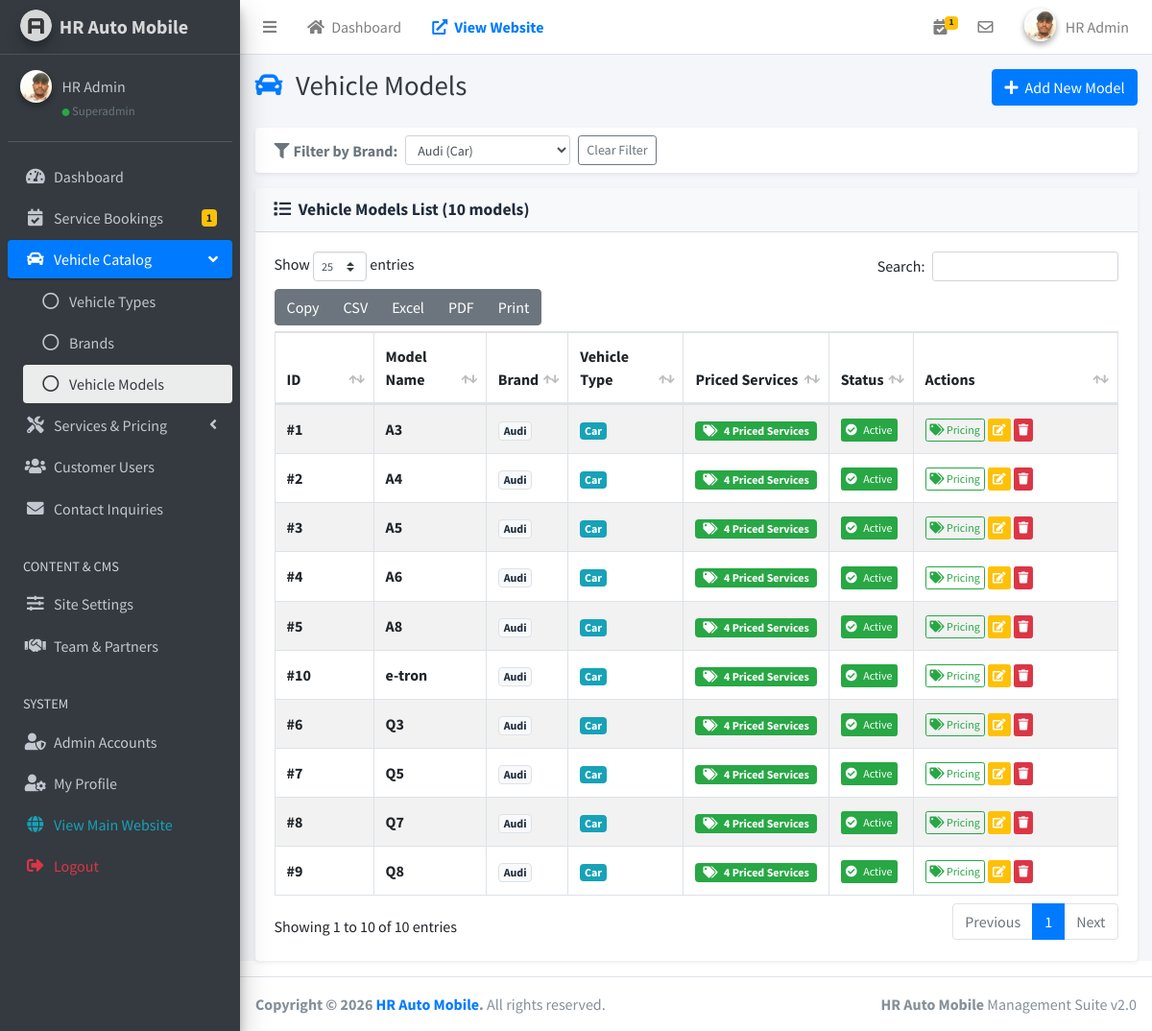
/admin/models.php?brand_id=1 (signed in), run on the app's committed database.
### tables this page shows
CREATE TABLE `models` (
  `id` int(10) unsigned NOT NULL AUTO_INCREMENT,
  `brand_id` int(10) unsigned NOT NULL,
  `name` varchar(100) NOT NULL,
  `status` tinyint(1) DEFAULT 1,
  `created_at` timestamp NOT NULL DEFAULT current_timestamp(),
  PRIMARY KEY (`id`),
  KEY `brand_id` (`brand_id`),
  CONSTRAINT `models_ibfk_1` FOREIGN KEY (`brand_id`) REFERENCES `brands` (`id`) ON DELETE CASCADE
);

CREATE TABLE `brands` (
  `id` int(10) unsigned NOT NULL AUTO_INCREMENT,
  `vehicle_type_id` int(10) unsigned NOT NULL,
  `name` varchar(100) NOT NULL,
  `status` tinyint(1) DEFAULT 1,
  `created_at` timestamp NOT NULL DEFAULT current_timestamp(),
  PRIMARY KEY (`id`),
  KEY `vehicle_type_id` (`vehicle_type_id`),
  CONSTRAINT `brands_ibfk_1` FOREIGN KEY (`vehicle_type_id`) REFERENCES `vehicle_types` (`id`) ON DELETE CASCADE
);

CREATE TABLE `vehicle_types` (
  `id` int(10) unsigned NOT NULL AUTO_INCREMENT,
  `name` varchar(50) NOT NULL,
  `icon` varchar(50) DEFAULT NULL,
  `status` tinyint(1) DEFAULT 1,
  `created_at` timestamp NOT NULL DEFAULT current_timestamp(),
  PRIMARY KEY (`id`)
);

### admin/models.php (the view, shortened to what this page needs)
<?php
require_once __DIR__ . '/includes/auth.php';
$filterBrandId = filter_input(INPUT_GET, 'brand_id', FILTER_VALIDATE_INT);
$sql = "
    SELECT
        m.*,
        br.name AS brand_name,
        vt.name AS vehicle_type_name,
        COUNT(ms.id) AS pricing_count
    FROM models m
    JOIN brands br ON m.brand_id = br.id
    JOIN vehicle_types vt ON br.vehicle_type_id = vt.id
    LEFT JOIN model_services ms ON ms.model_id = m.id AND ms.status = 1
    WHERE 1=1
";
$params = [];
if ($filterBrandId) {
    $sql .= " AND m.brand_id = :brand_id";
    $params['brand_id'] = $filterBrandId;
}
$sql .= " GROUP BY m.id ORDER BY br.name ASC, m.name ASC";
$stmt = $pdo->prepare($sql);
$stmt->execute($params);
$models = $stmt->fetchAll();
$allBrands = $pdo->query("
    SELECT br.id, br.name, vt.name AS type_name
    FROM brands br
    JOIN vehicle_types vt ON br.vehicle_type_id = vt.id
    ORDER BY br.name ASC
")->fetchAll();
require_once __DIR__ . '/includes/header.php';
require_once __DIR__ . '/includes/sidebar.php';
?>
<div class="content-wrapper">
    <div class="content-header">
        <div class="container-fluid">
            <div class="row mb-2">
                <div class="col-sm-6">
                    <h1 class="m-0 text-dark"><i class="fas fa-car mr-2 text-primary"></i> Vehicle Models</h1>
                </div>
                <div class="col-sm-6 text-right">
                    <button type="button" class="btn btn-primary" data-toggle="modal" data-target="#addModelModal">
                        <i class="fas fa-plus mr-1"></i> Add New Model
                    </button>
                </div>
            </div>
        </div>
    </div>
    <section class="content">
        <div class="container-fluid">
            <div class="card card-outline card-primary shadow-sm mb-3">
                <div class="card-body py-2">
                    <form method="GET" class="form-inline">
                        <label class="mr-2 text-muted font-weight-bold"><i class="fas fa-filter mr-1"></i> Filter by Brand:</label>
                        <select name="brand_id" class="form-control form-control-sm mr-2" onchange="this.form.submit()">
                            <?php foreach ($allBrands as $b): ?>
                                <option value="<?= $b['id'] ?>" <?= ($filterBrandId == $b['id']) ? 'selected' : '' ?>>
                                    <?= htmlspecialchars($b['name'] . ' (' . $b['type_name'] . ')') ?>
                                </option>
                            <?php endforeach; ?>
                        </select>
                        <?php if ($filterBrandId): ?>
                            <a href="models.php" class="btn btn-sm btn-outline-secondary">Clear Filter</a>
                        <?php endif; ?>
                    </form>
                </div>
            </div>
            <div class="card shadow-sm">
                <div class="card-header bg-light">
                    <h3 class="card-title font-weight-bold"><i class="fas fa-list mr-1"></i> Vehicle Models List (<?= count($models) ?> models)</h3>
                </div>
                <div class="card-body">
                    <table class="table table-bordered table-striped table-hover datatable-buttons">
                        <thead>
                            <tr>
                                <th style="width: 60px;">ID</th>
                                <th>Model Name</th>
                                <th>Brand</th>
                                <th>Vehicle Type</th>
                                <th>Priced Services</th>
                                <th>Status</th>
                                <th style="width: 170px;">Actions</th>
                            </tr>
                        </thead>
                        <tbody>
                            <?php foreach ($models as $m): ?>
                                <tr>
                                    <td><strong>#<?= $m['id'] ?></strong></td>
                                    <td><strong><?= htmlspecialchars($m['name']) ?></strong></td>
                                    <td>
                                        <span class="badge badge-light border">
                                            <?= htmlspecialchars($m['brand_name']) ?>
                                        </span>
                                    </td>
                                    <td>
                                        <span class="badge badge-info"><?= htmlspecialchars($m['vehicle_type_name']) ?></span>
                                    </td>
                                    <td>
                                        <a href="model_pricing.php?model_id=<?= $m['id'] ?>" class="badge badge-success px-2 py-1" title="View Service Pricing Matrix">
                                            <i class="fas fa-tags mr-1"></i> <?= $m['pricing_count'] ?> Priced Services
                                        </a>
                                    </td>
                                    <td>
                                        <form method="POST" style="display:inline-block;">
                                            <button type="submit" class="btn btn-xs btn-<?= ($m['status'] == 1) ? 'success' : 'secondary' ?>">
                                                <i class="fas fa-<?= ($m['status'] == 1) ? 'check-circle' : 'times-circle' ?> mr-1"></i>
                                                <?= ($m['status'] == 1) ? 'Active' : 'Inactive' ?>
                                            </button>
                                        </form>
                                    </td>
                                    <td>
                                        <a href="model_pricing.php?model_id=<?= $m['id'] ?>" class="btn btn-xs btn-outline-success" title="Configure Pricing">
                                            <i class="fas fa-tags"></i> Pricing
                                        </a>
                                        <button type="button" class="btn btn-xs btn-warning text-white" onclick='editModel(<?= json_encode($m) ?>)' title="Edit Model">
                                            <i class="fas fa-edit"></i>
                                        </button>
                                        <form method="POST" style="display:inline-block;" onsubmit="return confirmAction(event, 'Are you sure you want to delete model \'<?= htmlspecialchars($m['name']) ?>\'?')">
                                            <button type="submit" class="btn btn-xs btn-danger" title="Delete Model">
                                                <i class="fas fa-trash"></i>
                                            </button>
                                        </form>
                                    </td>
                                </tr>
                            <?php endforeach; ?>
                        </tbody>
                    </table>
                </div>
            </div>
        </div>
    </section>
</div>
<?php require_once __DIR__ . '/includes/footer.php'; ?>

### admin/includes/header.php (style rules this page uses)
.table td, .table th { vertical-align: middle; }

### data on the page
models: id "1", name "A3", brand.name "Audi", vehicle_types.name "Car", pricing_count "4", status 1 (drawn)
models: id "2", name "A4", brand.name "Audi", vehicle_types.name "Car", pricing_count "4", status 1 (drawn)
models: id "3", name "A5", brand.name "Audi", vehicle_types.name "Car", pricing_count "4", status 1 (drawn)
models: id "4", name "A6", brand.name "Audi", vehicle_types.name "Car", pricing_count "4", status 1 (drawn)
models: id "5", name "A8", brand.name "Audi", vehicle_types.name "Car", pricing_count "4", status 1 (drawn)
models: id "10", name "e-tron", brand.name "Audi", vehicle_types.name "Car", pricing_count "4", status 1 (drawn)
models: id "6", name "Q3", brand.name "Audi", vehicle_types.name "Car", pricing_count "4", status 1 (drawn)
models: id "7", name "Q5", brand.name "Audi", vehicle_types.name "Car", pricing_count "4", status 1 (drawn)
models: id "8", name "Q7", brand.name "Audi", vehicle_types.name "Car", pricing_count "4", status 1 (drawn)
models: id "9", name "Q8", brand.name "Audi", vehicle_types.name "Car", pricing_count "4", status 1 (drawn)

### other printed values
$pendingBookingsBadge "1"
$currentAdmin['name'] "HR Admin"
$currentAdmin['role'] "Superadmin"
count($models) "10"
form field brand_id "Audi (Car)"
